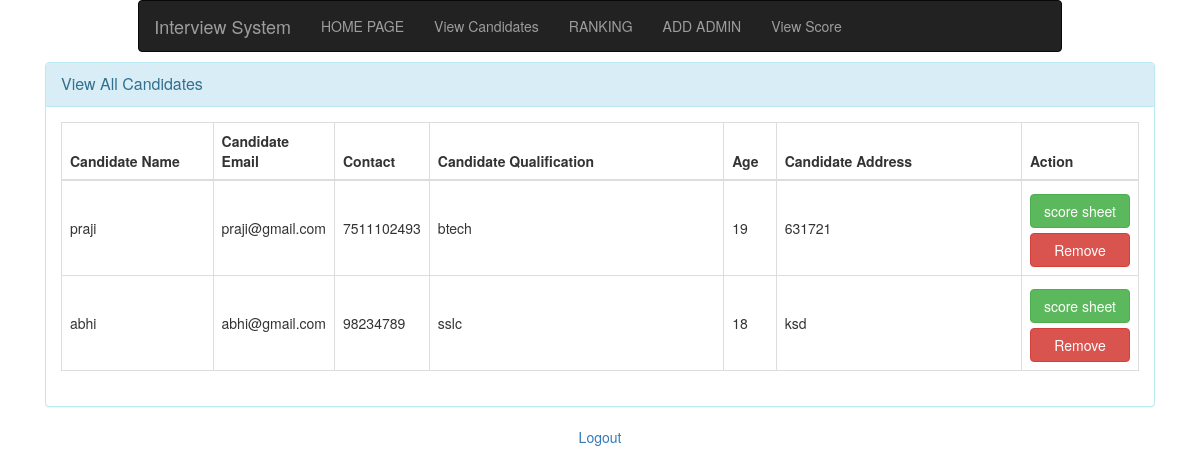
The page /admin/index.php (signed in) on the database its author committed.
### tables this page shows
CREATE TABLE `candidates` (
  `cand_id` int(11) NOT NULL,
  `cand_name` varchar(150) NOT NULL,
  `cand_email` varchar(150) NOT NULL,
  `cand_phone` varchar(150) NOT NULL,
  `cand_age` int(11) DEFAULT NULL,
  `cand_address` text DEFAULT NULL,
  `cand_qualification` text DEFAULT NULL,
  `sslcmark` varchar(20) DEFAULT NULL,
  `sslcyear` varchar(20) DEFAULT NULL,
  `sslcname` varchar(20) DEFAULT NULL,
  `hscmark` varchar(20) DEFAULT NULL,
  `hsyear` varchar(20) DEFAULT NULL,
  `hsname` varchar(20) DEFAULT NULL,
  `mtechmark` varchar(20) DEFAULT NULL,
  `mtechname` varchar(20) DEFAULT NULL,
  `mtechyear` varchar(20) DEFAULT NULL,
  `skils` varchar(100) DEFAULT NULL,
  `exp` varchar(100) DEFAULT NULL
);

### admin/inc/classes/View.php (called while the page is built, shortened)
<?php
  include ("DB.php");
  class View {
    private $db;
    function __construct(){
      $this->db = new DB();
    }
    function viewCandidate(){
      $sql = "select * from candidates";
      $query = $this->db->simplequerywithoutcondition($sql);
      $results = $query->fetchAll();
      return $results;
    }
  }

### admin/inc/classes/DB.php (called while the page is built, shortened)
<?php
  class DB{
    private $host = "localhost";
    private $dbname = "interview";
    private $dbadmin = "root";
    private $dbpass = "mysql";
    private $conn;
    public function __construct(){
      if (!isset($this->conn)) {
        try {
          $pdo = new PDO("mysql:host=".$this->host.";"."dbname=".$this->dbname, $this->dbadmin, $this->dbpass);
          $pdo->setAttribute(PDO::ATTR_ERRMODE, PDO::ERRMODE_EXCEPTION);
          $pdo->exec("SET CHARACTER SET utf8");
          $this->conn = $pdo;
        } catch (PDOException $e) {
          die("<h3>Database Connection Failed </h3>".$e->getMessage());
        }
      }
    }
    public function simplequerywithoutcondition($q){
      $stmt = $this->conn->prepare($q);
      $stmt->execute();
      return $stmt;
    }
  }
?>

### admin/index.php (the view, shortened to what this page needs)
<?php
  include ("inc/classes/View.php");
  $view = new View();
  $viewCandidates = $view->viewCandidate();
?>
<!DOCTYPE html>
<html lang="en" dir="ltr">
  <head>
    <link href="//maxcdn.bootstrapcdn.com/bootstrap/3.3.0/css/bootstrap.min.css" rel="stylesheet" id="bootstrap-css">
  </head>
  <body>
<div class="container">
<?php include ('nav.php'); ?>
    <div id="signupbox" style=" margin-top:10px" class="mainbox col-md-12  col-sm-8 ">
        <div class="panel panel-info">
            <div class="panel-heading">
                <div class="panel-title">View All Candidates</div>
            </div>
            <div class="panel-body" >
              <table class="table table-bordered" style="width: 100%; table-layout: auto;">
                <thead>
                  <tr>
                    <th style="width: 15%;">Candidate Name</th>
                    <th style="width: 10%;">Candidate Email</th>
                    <th style="width: 5%;">Contact</th>
                    <th style="width: 30%;">Candidate Qualification</th>
                    <th style="width: 5%;">Age</th>
                    <th style="width: 25%;">Candidate Address</th>
                    <th style="width: 10%;">Action</th>
                  </tr>
                </thead>
                <tbody>
                <?php foreach ($viewCandidates as $viewCandidate): ?>
                  <tr>
                    <td style="vertical-align: middle;"><?php echo $viewCandidate['cand_name']; ?></td>
                    <td style="vertical-align: middle;"><?php echo $viewCandidate['cand_email']; ?></td>
                    <td style="vertical-align: middle;"><?php echo $viewCandidate['cand_phone']; ?></td>
                    <td style="vertical-align: middle;"><?php echo $viewCandidate['cand_qualification']; ?></td>
                    <td style="vertical-align: middle;"><?php echo $viewCandidate['cand_age']; ?></td>
                    <td style="vertical-align: middle;"><?php echo $viewCandidate['cand_address']; ?></td>
                    <td style="vertical-align: middle;">
                      <a href="score.php?id=<?php echo $viewCandidate['cand_id']; ?>" style="width: 100px; margin-top: 5px;" class="btn btn-success">score sheet</a>
                      <a href="delete.php?action=deletecand&id=<?php echo $viewCandidate['cand_id']; ?>" style="width: 100px; margin-top: 5px;" class="btn btn-danger">Remove</a>
                    </td>
                  </tr>
                  <?php endforeach; ?>
                </tbody>
              </table>
            </div>
        </div>
    </div>
</div>
  </body>
</html>
<p class="text-center top_spac"> <a href="?action=logout">Logout</a> </p>

### rows shown on the page
candidates: cand_name "praji", cand_email "praji@gmail.com", cand_phone "7511102493", cand_qualification "btech", cand_age "19", cand_address "631721"
candidates: cand_name "abhi", cand_email "abhi@gmail.com", cand_phone "98234789", cand_qualification "sslc", cand_age "18", cand_address "ksd"
